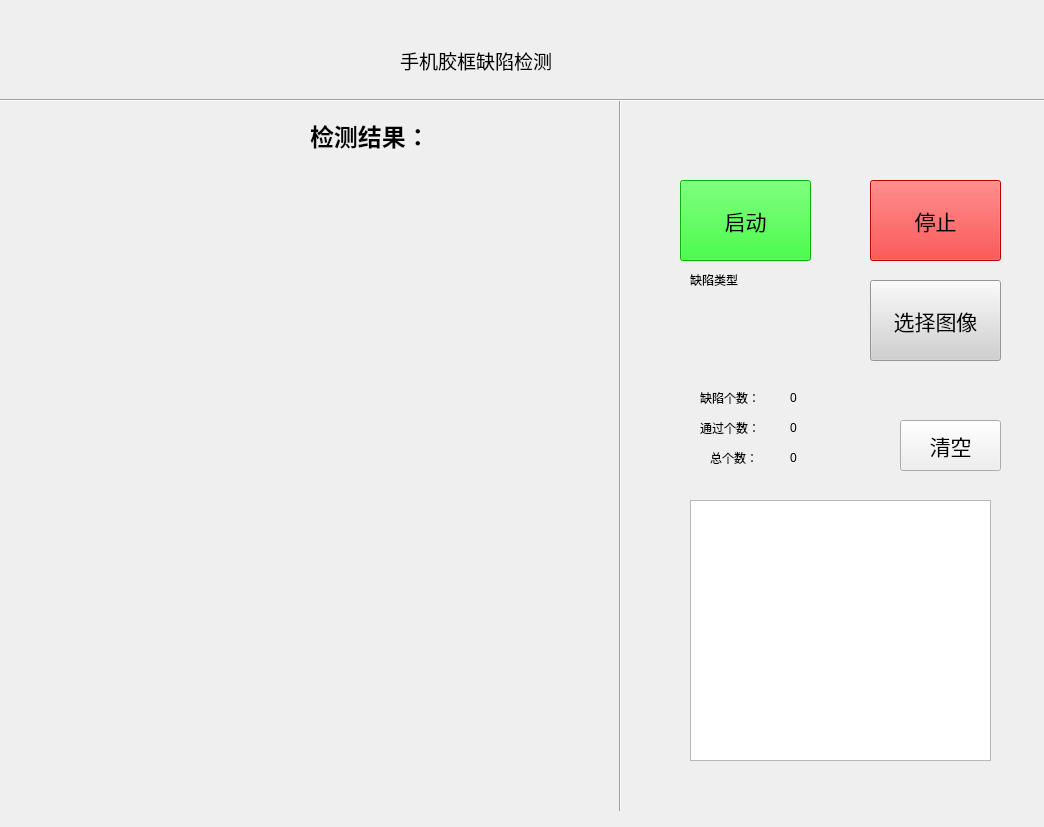
<?xml version="1.0" encoding="UTF-8"?>
<ui version="4.0">
 <class>Plasticframe</class>
 <widget class="QWidget" name="Plasticframe">
  <property name="geometry">
   <rect>
    <x>0</x>
    <y>0</y>
    <width>1044</width>
    <height>827</height>
   </rect>
  </property>
  <property name="windowTitle">
   <string>Plasticframe</string>
  </property>
  <widget class="QLabel" name="label">
   <property name="geometry">
    <rect>
     <x>400</x>
     <y>40</y>
     <width>191</width>
     <height>41</height>
    </rect>
   </property>
   <property name="font">
    <font>
     <pointsize>14</pointsize>
    </font>
   </property>
   <property name="text">
    <string>手机胶框缺陷检测</string>
   </property>
  </widget>
  <widget class="QLabel" name="label_2">
   <property name="geometry">
    <rect>
     <x>690</x>
     <y>130</y>
     <width>111</width>
     <height>41</height>
    </rect>
   </property>
   <property name="font">
    <font>
     <pointsize>7</pointsize>
    </font>
   </property>
   <property name="text">
    <string/>
   </property>
  </widget>
  <widget class="QPushButton" name="FolderChoose">
   <property name="geometry">
    <rect>
     <x>870</x>
     <y>280</y>
     <width>131</width>
     <height>81</height>
    </rect>
   </property>
   <property name="font">
    <font>
     <pointsize>16</pointsize>
    </font>
   </property>
   <property name="styleSheet">
    <string notr="true">#FolderChoose{
	background-color: rgb(208, 208, 208);
}</string>
   </property>
   <property name="text">
    <string>选择图像</string>
   </property>
  </widget>
  <widget class="QLabel" name="label_4">
   <property name="geometry">
    <rect>
     <x>690</x>
     <y>270</y>
     <width>120</width>
     <height>20</height>
    </rect>
   </property>
   <property name="font">
    <font>
     <pointsize>9</pointsize>
    </font>
   </property>
   <property name="text">
    <string>缺陷类型</string>
   </property>
  </widget>
  <widget class="QLabel" name="label_3">
   <property name="geometry">
    <rect>
     <x>310</x>
     <y>100</y>
     <width>151</width>
     <height>71</height>
    </rect>
   </property>
   <property name="font">
    <font>
     <pointsize>18</pointsize>
     <weight>75</weight>
     <bold>true</bold>
    </font>
   </property>
   <property name="text">
    <string>检测结果：</string>
   </property>
  </widget>
  <widget class="QTextBrowser" name="LoadPath">
   <property name="geometry">
    <rect>
     <x>690</x>
     <y>500</y>
     <width>301</width>
     <height>261</height>
    </rect>
   </property>
  </widget>
  <widget class="QLabel" name="Result">
   <property name="geometry">
    <rect>
     <x>480</x>
     <y>100</y>
     <width>131</width>
     <height>71</height>
    </rect>
   </property>
   <property name="font">
    <font>
     <pointsize>18</pointsize>
     <weight>75</weight>
     <bold>true</bold>
    </font>
   </property>
   <property name="text">
    <string/>
   </property>
  </widget>
  <widget class="QPushButton" name="Start">
   <property name="geometry">
    <rect>
     <x>680</x>
     <y>180</y>
     <width>131</width>
     <height>81</height>
    </rect>
   </property>
   <property name="font">
    <font>
     <pointsize>16</pointsize>
    </font>
   </property>
   <property name="styleSheet">
    <string notr="true">#Start{
	
	background-color: rgb(0, 255, 0);
}</string>
   </property>
   <property name="text">
    <string>启动</string>
   </property>
  </widget>
  <widget class="QPushButton" name="Stop">
   <property name="geometry">
    <rect>
     <x>870</x>
     <y>180</y>
     <width>131</width>
     <height>81</height>
    </rect>
   </property>
   <property name="font">
    <font>
     <pointsize>16</pointsize>
    </font>
   </property>
   <property name="styleSheet">
    <string notr="true">#Stop{
	background-color: rgb(255, 0, 0);
}</string>
   </property>
   <property name="text">
    <string>停止</string>
   </property>
  </widget>
  <widget class="QLabel" name="Result_type">
   <property name="geometry">
    <rect>
     <x>690</x>
     <y>300</y>
     <width>121</width>
     <height>61</height>
    </rect>
   </property>
   <property name="font">
    <font>
     <pointsize>16</pointsize>
    </font>
   </property>
   <property name="text">
    <string/>
   </property>
  </widget>
  <widget class="QPushButton" name="Clear">
   <property name="geometry">
    <rect>
     <x>900</x>
     <y>420</y>
     <width>101</width>
     <height>51</height>
    </rect>
   </property>
   <property name="font">
    <font>
     <pointsize>16</pointsize>
    </font>
   </property>
   <property name="styleSheet">
    <string notr="true">#FolderChoose{
	background-color: rgb(208, 208, 208);
}</string>
   </property>
   <property name="text">
    <string>清空</string>
   </property>
  </widget>
  <widget class="QLabel" name="label_5">
   <property name="geometry">
    <rect>
     <x>700</x>
     <y>390</y>
     <width>72</width>
     <height>15</height>
    </rect>
   </property>
   <property name="text">
    <string>缺陷个数：</string>
   </property>
  </widget>
  <widget class="QLabel" name="label_6">
   <property name="geometry">
    <rect>
     <x>700</x>
     <y>420</y>
     <width>72</width>
     <height>15</height>
    </rect>
   </property>
   <property name="text">
    <string>通过个数：</string>
   </property>
  </widget>
  <widget class="QLabel" name="label_7">
   <property name="geometry">
    <rect>
     <x>710</x>
     <y>450</y>
     <width>72</width>
     <height>15</height>
    </rect>
   </property>
   <property name="text">
    <string>总个数：</string>
   </property>
  </widget>
  <widget class="QLabel" name="NG">
   <property name="geometry">
    <rect>
     <x>790</x>
     <y>390</y>
     <width>72</width>
     <height>15</height>
    </rect>
   </property>
   <property name="text">
    <string>0</string>
   </property>
  </widget>
  <widget class="QLabel" name="Pass">
   <property name="geometry">
    <rect>
     <x>790</x>
     <y>420</y>
     <width>72</width>
     <height>15</height>
    </rect>
   </property>
   <property name="text">
    <string>0</string>
   </property>
  </widget>
  <widget class="QLabel" name="Sum">
   <property name="geometry">
    <rect>
     <x>790</x>
     <y>450</y>
     <width>72</width>
     <height>15</height>
    </rect>
   </property>
   <property name="text">
    <string>0</string>
   </property>
  </widget>
  <widget class="QLabel" name="ImgShow">
   <property name="geometry">
    <rect>
     <x>20</x>
     <y>170</y>
     <width>581</width>
     <height>591</height>
    </rect>
   </property>
   <property name="text">
    <string/>
   </property>
  </widget>
  <widget class="Line" name="line">
   <property name="geometry">
    <rect>
     <x>600</x>
     <y>100</y>
     <width>41</width>
     <height>711</height>
    </rect>
   </property>
   <property name="orientation">
    <enum>Qt::Vertical</enum>
   </property>
  </widget>
  <widget class="Line" name="line_2">
   <property name="geometry">
    <rect>
     <x>0</x>
     <y>90</y>
     <width>1051</width>
     <height>20</height>
    </rect>
   </property>
   <property name="orientation">
    <enum>Qt::Horizontal</enum>
   </property>
  </widget>
 </widget>
 <resources/>
 <connections/>
 <slots>
  <slot>handleCalc()</slot>
 </slots>
</ui>
